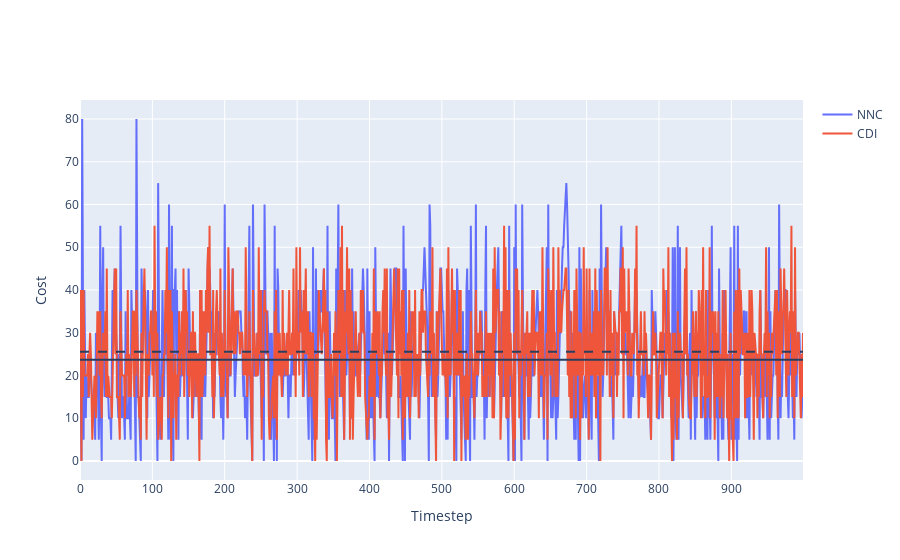

The code cell stored with this chart in its notebook:
### Code cell
a = go.Scatter(y=[x.item() for x in nn_ci], name='NNC')
b = go.Scatter(y=[x.item() for x in cdi_ci], name='CDI')
fig = go.Figure([a,b])
fig.add_hline(nn_mean_cost.detach().item())
fig.add_hline(cdi_mean_cost.detach().item(),line={'dash':'dash'})
fig.layout.xaxis.title = 'Timestep'
fig.layout.yaxis.title = 'Cost'
fig

### Figure 1 — Plotly figure (JSON) as saved in the notebook; plotly's stock layout.template omitted (floating-point values rounded to 4 significant figures; data arrays with more than 128 entries replaced by an {"elided": "..."} marker saying what was removed)
{"data": [{"name": "NNC", "type": "scatter", "y": {"elided": "1000 int values"}}, {"name": "CDI", "type": "scatter", "y": {"elided": "1000 int values"}}], "layout": {"autosize": true, "shapes": [{"type": "line", "x0": 0, "x1": 1, "xref": "x domain", "y0": 23.68, "y1": 23.68, "yref": "y"}, {"line": {"dash": "dash"}, "type": "line", "x0": 0, "x1": 1, "xref": "x domain", "y0": 25.57, "y1": 25.57, "yref": "y"}], "xaxis": {"autorange": true, "range": [0, 999], "title": {"text": "Timestep"}}, "yaxis": {"autorange": true, "range": [-4.444, 84.44], "title": {"text": "Cost"}, "type": "linear"}}}
